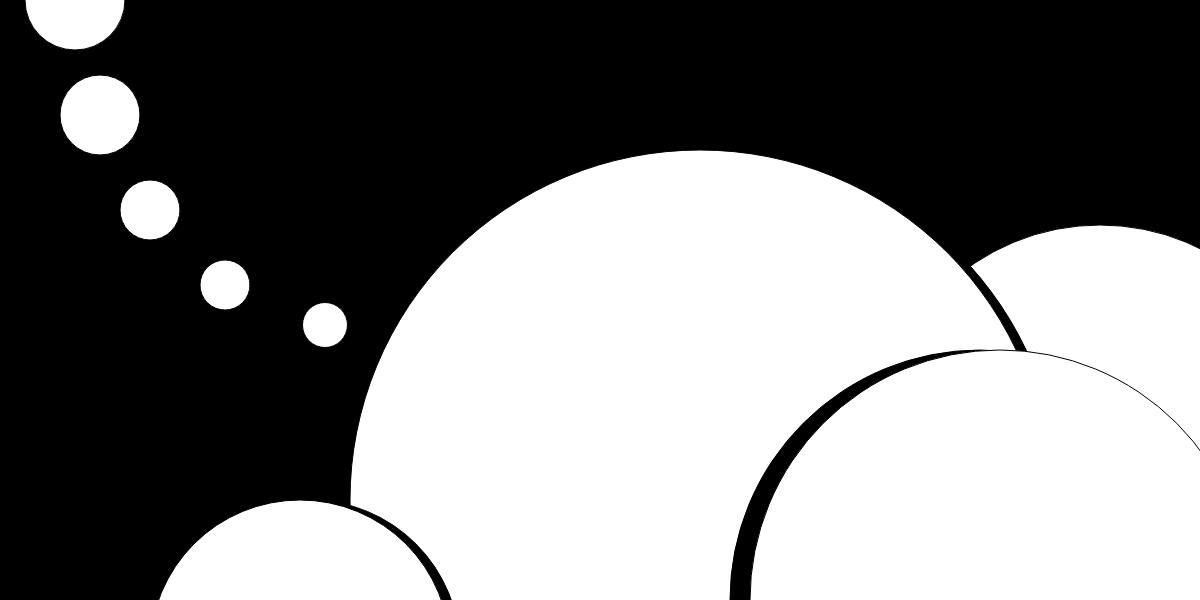
Frame 1 (no input)
Frame 60 (no input): identical to frame 1, image omitted
Frame 120 (the mouse pressed at the canvas centre since frame 60): identical to frame 1, image omitted

The p5.js sketch that drew this single still picture (run headless with seeded random() and noise() and a simulated clock; from frame 60 on, the mouse is pressed at the canvas centre):

// p5.js sketch
// ── sketch.js
function setup() {
  createCanvas(1200, 600);
   background(0)

  ellipseMode(CENTER);
   fill(255);
    ellipse(100, 115, 80);
    ellipse(1100, 450, 450);

  ellipseMode(CENTER);
   fill(0);
    ellipse(710, 500, 700);

  ellipseMode(CENTER);
   fill(255);
    ellipse(700, 500, 700);

  ellipseMode(CENTER);
   fill(0);
    ellipse(980, 600, 500);

  ellipseMode(CENTER);
   fill(255);
    ellipse(1000, 600, 500, 500);

  ellipseMode(CENTER);
   fill(0);
    ellipse(310, 650, 300);

  ellipseMode(CENTER);
   fill(255);
    ellipse(150, 210, 60);
    ellipse(300, 650, 300);
    ellipse(225, 285, 50);
    ellipse(325, 325, 45);
    ellipse(75, 0, 100);



}
function draw() {

}
